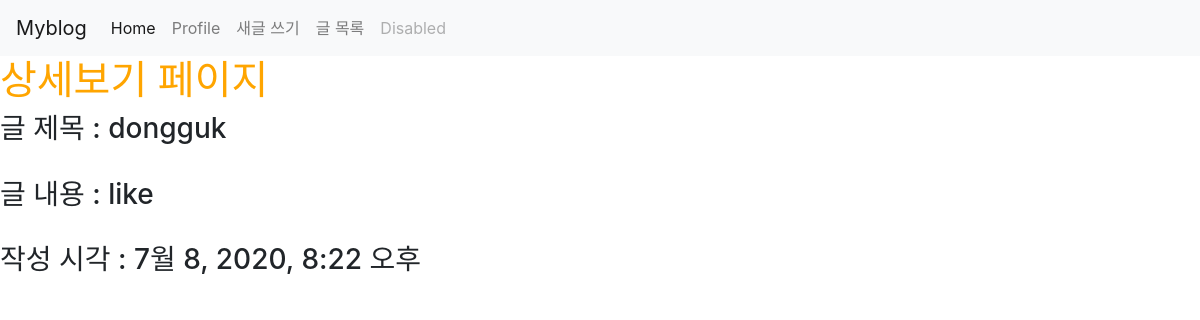
The app's page /posts//show/1 with its own data.
### posts/models.py (models this page shows)
class Post(models.Model):
    title = models.CharField(max_length=50, null=False)
    content = models.TextField()
    view_count = models.IntegerField(default = 0)
    created_at = models.DateTimeField(auto_now_add = True)
    updated_at = models.DateTimeField(auto_now = True)

### posts/views.py (the view)
# urls.py: path('/show/<int:id>', show, name="show"),
def show(request, id):
    post = Post.objects.get(pk=id)
    return render(request, 'posts/show.html', {'post': post})

### posts/templates/posts/show.html
{% extends 'base.html' %}
{% block content %}
<h1>상세보기 페이지</h1>
<h3>글 제목 : {{ post.title }} </h3><br>
<h3>글 내용 : {{ post.content }} </h3><br>
<h3>작성 시각 : {{ post.created_at }} </h3><br>
{% endblock %}

### myblog/static/css/project.css (style rules this page uses)
h1 { color: orange; }

### records on screen
Post: title "dongguk", content "like", created_at "7월 8, 2020, 8:22 오후"
